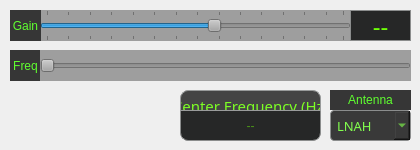
    <widget class="QWidget" name="rx2">
     <attribute name="title">
      <string>Rx 2</string>
     </attribute>
     <widget class="QSlider" name="rx2Gain">
      <property name="geometry">
       <rect>
        <x>40</x>
        <y>10</y>
        <width>311</width>
        <height>31</height>
       </rect>
      </property>
      <property name="styleSheet">
       <string notr="true">background-color: rgb(158, 158, 158);
color: rgb(22, 23, 23);
font: 25 13pt &quot;Titillium Web&quot;;
border-radius: 0;</string>
      </property>
      <property name="minimum">
       <number>1</number>
      </property>
      <property name="maximum">
       <number>70</number>
      </property>
      <property name="value">
       <number>40</number>
      </property>
      <property name="orientation">
       <enum>Qt::Horizontal</enum>
      </property>
      <property name="tickPosition">
       <enum>QSlider::TicksBothSides</enum>
      </property>
      <property name="tickInterval">
       <number>5</number>
      </property>
     </widget>
     <widget class="QLabel" name="rx2FreqLabel">
      <property name="geometry">
       <rect>
        <x>10</x>
        <y>50</y>
        <width>31</width>
        <height>31</height>
       </rect>
      </property>
      <property name="styleSheet">
       <string notr="true">background-color: rgb(54, 54, 54);
color: rgb(95, 255, 47);
font: 25 13pt &quot;Titillium Web&quot;;
border-radius: 0;
border: 0;</string>
      </property>
      <property name="text">
       <string>Freq</string>
      </property>
      <property name="alignment">
       <set>Qt::AlignCenter</set>
      </property>
     </widget>
     <widget class="QSlider" name="rx2Freq">
      <property name="geometry">
       <rect>
        <x>40</x>
        <y>50</y>
        <width>371</width>
        <height>31</height>
       </rect>
      </property>
      <property name="palette">
       <palette>
        <active>
         <colorrole role="WindowText">
          <brush brushstyle="SolidPattern">
           <color alpha="255">
            <red>22</red>
            <green>23</green>
            <blue>23</blue>
           </color>
          </brush>
         </colorrole>
         <colorrole role="Button">
          <brush brushstyle="SolidPattern">
           <color alpha="255">
            <red>158</red>
            <green>158</green>
            <blue>158</blue>
           </color>
          </brush>
         </colorrole>
         <colorrole role="Light">
          <brush brushstyle="SolidPattern">
           <color alpha="255">
            <red>175</red>
            <green>255</green>
            <blue>157</blue>
           </color>
          </brush>
         </colorrole>
         <colorrole role="Midlight">
          <brush brushstyle="SolidPattern">
           <color alpha="255">
            <red>123</red>
            <green>255</green>
            <blue>93</blue>
           </color>
          </brush>
         </colorrole>
         <colorrole role="Dark">
          <brush brushstyle="SolidPattern">
           <color alpha="255">
            <red>35</red>
            <green>127</green>
            <blue>14</blue>
           </color>
          </brush>
         </colorrole>
         <colorrole role="Mid">
          <brush brushstyle="SolidPattern">
           <color alpha="255">
            <red>47</red>
            <green>170</green>
            <blue>19</blue>
           </color>
          </brush>
         </colorrole>
         <colorrole role="Text">
          <brush brushstyle="SolidPattern">
           <color alpha="255">
            <red>22</red>
            <green>23</green>
            <blue>23</blue>
           </color>
          </brush>
         </colorrole>
         <colorrole role="BrightText">
          <brush brushstyle="SolidPattern">
           <color alpha="255">
            <red>255</red>
            <green>255</green>
            <blue>255</blue>
           </color>
          </brush>
         </colorrole>
         <colorrole role="ButtonText">
          <brush brushstyle="SolidPattern">
           <color alpha="255">
            <red>22</red>
            <green>23</green>
            <blue>23</blue>
           </color>
          </brush>
         </colorrole>
         <colorrole role="Base">
          <brush brushstyle="SolidPattern">
           <color alpha="255">
            <red>158</red>
            <green>158</green>
            <blue>158</blue>
           </color>
          </brush>
         </colorrole>
         <colorrole role="Window">
          <brush brushstyle="SolidPattern">
           <color alpha="255">
            <red>158</red>
            <green>158</green>
            <blue>158</blue>
           </color>
          </brush>
         </colorrole>
         <colorrole role="Shadow">
          <brush brushstyle="SolidPattern">
           <color alpha="255">
            <red>0</red>
            <green>0</green>
            <blue>0</blue>
           </color>
          </brush>
         </colorrole>
         <colorrole role="Highlight">
          <brush brushstyle="SolidPattern">
           <color alpha="255">
            <red>160</red>
            <green>255</green>
            <blue>131</blue>
           </color>
          </brush>
         </colorrole>
         <colorrole role="AlternateBase">
          <brush brushstyle="SolidPattern">
           <color alpha="255">
            <red>163</red>
            <green>255</green>
            <blue>142</blue>
           </color>
          </brush>
         </colorrole>
         <colorrole role="ToolTipBase">
          <brush brushstyle="SolidPattern">
           <color alpha="255">
            <red>255</red>
            <green>255</green>
            <blue>220</blue>
           </color>
          </brush>
         </colorrole>
         <colorrole role="ToolTipText">
          <brush brushstyle="SolidPattern">
           <color alpha="255">
            <red>0</red>
            <green>0</green>
            <blue>0</blue>
           </color>
          </brush>
         </colorrole>
        </active>
        <inactive>
         <colorrole role="WindowText">
          <brush brushstyle="SolidPattern">
           <color alpha="255">
            <red>22</red>
            <green>23</green>
            <blue>23</blue>
           </color>
          </brush>
         </colorrole>
         <colorrole role="Button">
          <brush brushstyle="SolidPattern">
           <color alpha="255">
            <red>158</red>
            <green>158</green>
            <blue>158</blue>
           </color>
          </brush>
         </colorrole>
         <colorrole role="Light">
          <brush brushstyle="SolidPattern">
           <color alpha="255">
            <red>175</red>
            <green>255</green>
            <blue>157</blue>
           </color>
          </brush>
         </colorrole>
         <colorrole role="Midlight">
          <brush brushstyle="SolidPattern">
           <color alpha="255">
            <red>123</red>
            <green>255</green>
            <blue>93</blue>
           </color>
          </brush>
         </colorrole>
         <colorrole role="Dark">
          <brush brushstyle="SolidPattern">
           <color alpha="255">
            <red>35</red>
            <green>127</green>
            <blue>14</blue>
           </color>
          </brush>
         </colorrole>
         <colorrole role="Mid">
          <brush brushstyle="SolidPattern">
           <color alpha="255">
            <red>47</red>
            <green>170</green>
            <blue>19</blue>
           </color>
          </brush>
         </colorrole>
         <colorrole role="Text">
          <brush brushstyle="SolidPattern">
           <color alpha="255">
            <red>22</red>
            <green>23</green>
            <blue>23</blue>
           </color>
          </brush>
         </colorrole>
         <colorrole role="BrightText">
          <brush brushstyle="SolidPattern">
           <color alpha="255">
            <red>255</red>
            <green>255</green>
            <blue>255</blue>
           </color>
          </brush>
         </colorrole>
         <colorrole role="ButtonText">
          <brush brushstyle="SolidPattern">
           <color alpha="255">
            <red>22</red>
            <green>23</green>
            <blue>23</blue>
           </color>
          </brush>
         </colorrole>
         <colorrole role="Base">
          <brush brushstyle="SolidPattern">
           <color alpha="255">
            <red>158</red>
            <green>158</green>
            <blue>158</blue>
           </color>
          </brush>
         </colorrole>
         <colorrole role="Window">
          <brush brushstyle="SolidPattern">
           <color alpha="255">
            <red>158</red>
            <green>158</green>
            <blue>158</blue>
           </color>
          </brush>
         </colorrole>
         <colorrole role="Shadow">
          <brush brushstyle="SolidPattern">
           <color alpha="255">
            <red>0</red>
            <green>0</green>
            <blue>0</blue>
           </color>
          </brush>
         </colorrole>
         <colorrole role="Highlight">
          <brush brushstyle="SolidPattern">
           <color alpha="255">
            <red>160</red>
            <green>255</green>
            <blue>131</blue>
           </color>
          </brush>
         </colorrole>
         <colorrole role="AlternateBase">
          <brush brushstyle="SolidPattern">
           <color alpha="255">
            <red>163</red>
            <green>255</green>
            <blue>142</blue>
           </color>
          </brush>
         </colorrole>
         <colorrole role="ToolTipBase">
          <brush brushstyle="SolidPattern">
           <color alpha="255">
            <red>255</red>
            <green>255</green>
            <blue>220</blue>
           </color>
          </brush>
         </colorrole>
         <colorrole role="ToolTipText">
          <brush brushstyle="SolidPattern">
           <color alpha="255">
            <red>0</red>
            <green>0</green>
            <blue>0</blue>
           </color>
          </brush>
         </colorrole>
        </inactive>
        <disabled>
         <colorrole role="WindowText">
          <brush brushstyle="SolidPattern">
           <color alpha="255">
            <red>22</red>
            <green>23</green>
            <blue>23</blue>
           </color>
          </brush>
         </colorrole>
         <colorrole role="Button">
          <brush brushstyle="SolidPattern">
           <color alpha="255">
            <red>158</red>
            <green>158</green>
            <blue>158</blue>
           </color>
          </brush>
         </colorrole>
         <colorrole role="Light">
          <brush brushstyle="SolidPattern">
           <color alpha="255">
            <red>175</red>
            <green>255</green>
            <blue>157</blue>
           </color>
          </brush>
         </colorrole>
         <colorrole role="Midlight">
          <brush brushstyle="SolidPattern">
           <color alpha="255">
            <red>123</red>
            <green>255</green>
            <blue>93</blue>
           </color>
          </brush>
         </colorrole>
         <colorrole role="Dark">
          <brush brushstyle="SolidPattern">
           <color alpha="255">
            <red>35</red>
            <green>127</green>
            <blue>14</blue>
           </color>
          </brush>
         </colorrole>
         <colorrole role="Mid">
          <brush brushstyle="SolidPattern">
           <color alpha="255">
            <red>47</red>
            <green>170</green>
            <blue>19</blue>
           </color>
          </brush>
         </colorrole>
         <colorrole role="Text">
          <brush brushstyle="SolidPattern">
           <color alpha="255">
            <red>22</red>
            <green>23</green>
            <blue>23</blue>
           </color>
          </brush>
         </colorrole>
         <colorrole role="BrightText">
          <brush brushstyle="SolidPattern">
           <color alpha="255">
            <red>255</red>
            <green>255</green>
            <blue>255</blue>
           </color>
          </brush>
         </colorrole>
         <colorrole role="ButtonText">
          <brush brushstyle="SolidPattern">
           <color alpha="255">
            <red>22</red>
            <green>23</green>
            <blue>23</blue>
           </color>
          </brush>
         </colorrole>
         <colorrole role="Base">
          <brush brushstyle="SolidPattern">
           <color alpha="255">
            <red>158</red>
            <green>158</green>
            <blue>158</blue>
           </color>
          </brush>
         </colorrole>
         <colorrole role="Window">
          <brush brushstyle="SolidPattern">
           <color alpha="255">
            <red>158</red>
            <green>158</green>
            <blue>158</blue>
           </color>
          </brush>
         </colorrole>
         <colorrole role="Shadow">
          <brush brushstyle="SolidPattern">
           <color alpha="255">
            <red>0</red>
            <green>0</green>
            <blue>0</blue>
           </color>
          </brush>
         </colorrole>
         <colorrole role="Highlight">
          <brush brushstyle="SolidPattern">
           <color alpha="255">
            <red>208</red>
            <green>208</green>
            <blue>208</blue>
           </color>
          </brush>
         </colorrole>
         <colorrole role="AlternateBase">
          <brush brushstyle="SolidPattern">
           <color alpha="255">
            <red>71</red>
            <green>255</green>
            <blue>29</blue>
           </color>
          </brush>
         </colorrole>
         <colorrole role="ToolTipBase">
          <brush brushstyle="SolidPattern">
           <color alpha="255">
            <red>255</red>
            <green>255</green>
            <blue>220</blue>
           </color>
          </brush>
         </colorrole>
         <colorrole role="ToolTipText">
          <brush brushstyle="SolidPattern">
           <color alpha="255">
            <red>0</red>
            <green>0</green>
            <blue>0</blue>
           </color>
          </brush>
         </colorrole>
        </disabled>
       </palette>
      </property>
      <property name="styleSheet">
       <string notr="true">background-color: rgb(158, 158, 158);
color: rgb(22, 23, 23);
font: 25 13pt &quot;Titillium Web&quot;;
border-radius: 0;
padding:0;</string>
      </property>
      <property name="minimum">
       <number>70000000</number>
      </property>
      <property name="maximum">
       <number>2147483647</number>
      </property>
      <property name="singleStep">
       <number>102</number>
      </property>
      <property name="pageStep">
       <number>1000</number>
      </property>
      <property name="value">
       <number>1938800000</number>
      </property>
      <property name="sliderPosition">
       <number>1938800000</number>
      </property>
      <property name="orientation">
       <enum>Qt::Horizontal</enum>
      </property>
      <property name="tickPosition">
       <enum>QSlider::NoTicks</enum>
      </property>
     </widget>
     <widget class="QLabel" name="rx2GainLabel">
      <property name="geometry">
       <rect>
        <x>10</x>
        <y>10</y>
        <width>31</width>
        <height>31</height>
       </rect>
      </property>
      <property name="styleSheet">
       <string notr="true">background-color: rgb(54, 54, 54);
color: rgb(95, 255, 47);
font: 25 13pt &quot;Titillium Web&quot;;
border-radius: 0;
border: 0;</string>
      </property>
      <property name="text">
       <string>Gain</string>
      </property>
      <property name="alignment">
       <set>Qt::AlignCenter</set>
      </property>
     </widget>
     <widget class="QComboBox" name="antennaSelect_2">
      <property name="geometry">
       <rect>
        <x>330</x>
        <y>110</y>
        <width>81</width>
        <height>31</height>
       </rect>
      </property>
      <property name="font">
       <font>
        <family>Titillium Web</family>
        <pointsize>10</pointsize>
        <italic>false</italic>
       </font>
      </property>
      <property name="styleSheet">
       <string notr="true">background-color: rgb(57, 57, 57);
color: rgb(130, 255, 77);
border: 1px solid rgb(139, 141, 141);
padding: 6px;
border-radius: 4px;</string>
      </property>
      <item>
       <property name="text">
        <string>LNAH</string>
       </property>
      </item>
      <item>
       <property name="text">
        <string>LNAL</string>
       </property>
      </item>
      <item>
       <property name="text">
        <string>LNAW</string>
       </property>
      </item>
     </widget>
     <widget class="QLabel" name="rx2Update">
      <property name="geometry">
       <rect>
        <x>350</x>
        <y>10</y>
        <width>61</width>
        <height>31</height>
       </rect>
      </property>
      <property name="font">
       <font>
        <family>Titillium Web</family>
        <pointsize>18</pointsize>
        <weight>50</weight>
        <italic>false</italic>
        <bold>false</bold>
       </font>
      </property>
      <property name="styleSheet">
       <string notr="true">background-color: rgb(38, 39, 39);
border: 1px solid rgb(139, 141, 141);
border-radius: 0;
color: rgb(111, 255, 7);
font: 18pt &quot;Titillium Web&quot;;
text-align: center;</string>
      </property>
      <property name="text">
       <string>--</string>
      </property>
      <property name="alignment">
       <set>Qt::AlignCenter</set>
      </property>
     </widget>
     <widget class="QLineEdit" name="freqUpdate_2">
      <property name="geometry">
       <rect>
        <x>180</x>
        <y>110</y>
        <width>141</width>
        <height>31</height>
       </rect>
      </property>
      <property name="styleSheet">
       <string notr="true">background-color: rgb(38, 39, 39);
border: 1px solid rgb(139, 141, 141);
border-radius: 8px;
border-top-left-radius: 0;
border-top-right-radius: 0;
color: rgb(111, 255, 7);
font: 21pt &quot;Titillium Web&quot;;
text-align: center;</string>
      </property>
      <property name="inputMask">
       <string/>
      </property>
      <property name="maxLength">
       <number>380000000</number>
      </property>
      <property name="frame">
       <bool>false</bool>
      </property>
      <property name="alignment">
       <set>Qt::AlignCenter</set>
      </property>
      <property name="placeholderText">
       <string>--</string>
      </property>
     </widget>
     <widget class="QLabel" name="freqLabel_2">
      <property name="geometry">
       <rect>
        <x>180</x>
        <y>90</y>
        <width>141</width>
        <height>21</height>
       </rect>
      </property>
      <property name="font">
       <font>
        <family>Titillium Web</family>
        <pointsize>11</pointsize>
        <weight>50</weight>
        <italic>false</italic>
        <bold>false</bold>
       </font>
      </property>
      <property name="styleSheet">
       <string notr="true">color: rgb(125, 255, 36);
background-color: rgb(68, 68, 68);
border: 1px solid rgb(153, 155, 155);
border-radius: 8px;
border-bottom-left-radius: 0;
border-bottom-right-radius: 0;</string>
      </property>
      <property name="text">
       <string>Center Frequency (Hz)</string>
      </property>
      <property name="alignment">
       <set>Qt::AlignHCenter|Qt::AlignTop</set>
      </property>
     </widget>
     <widget class="QLabel" name="rxAntennaLabels_2">
      <property name="geometry">
       <rect>
        <x>330</x>
        <y>90</y>
        <width>81</width>
        <height>20</height>
       </rect>
      </property>
      <property name="styleSheet">
       <string notr="true">background-color: rgb(54, 54, 54);
color: rgb(95, 255, 47);
font: 25 13pt &quot;Titillium Web&quot;;
border-radius: 0;
border: 0;</string>
      </property>
      <property name="text">
       <string>Antenna</string>
      </property>
      <property name="alignment">
       <set>Qt::AlignCenter</set>
      </property>
     </widget>
    </widget>
